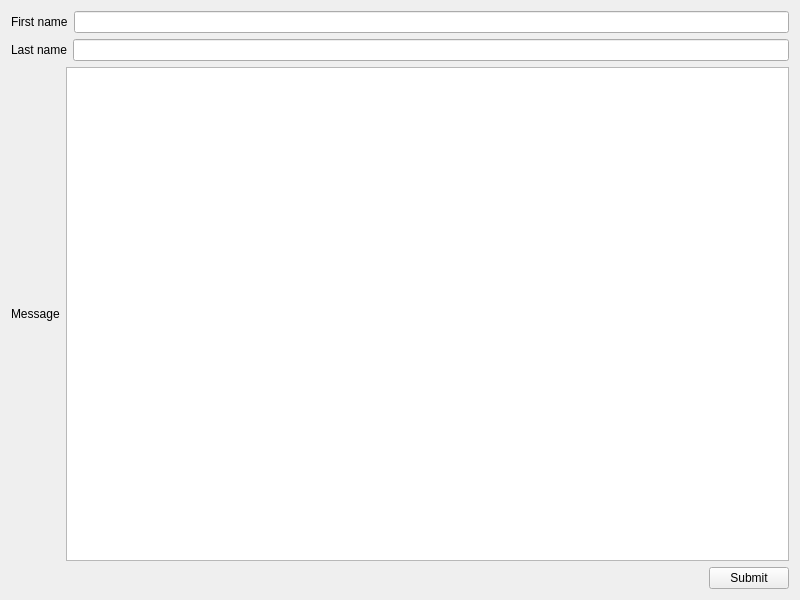
<?xml version="1.0" encoding="UTF-8"?>
<ui version="4.0">
 <class>Widget</class>
 <widget class="QWidget" name="Widget">
  <property name="geometry">
   <rect>
    <x>0</x>
    <y>0</y>
    <width>800</width>
    <height>600</height>
   </rect>
  </property>
  <property name="windowTitle">
   <string>Widget</string>
  </property>
  <layout class="QVBoxLayout" name="verticalLayout">
   <item>
    <layout class="QHBoxLayout" name="horizontalLayout">
     <item>
      <widget class="QLabel" name="label">
       <property name="text">
        <string>First name</string>
       </property>
      </widget>
     </item>
     <item>
      <widget class="QLineEdit" name="firstNameLE"/>
     </item>
    </layout>
   </item>
   <item>
    <layout class="QHBoxLayout" name="horizontalLayout_2">
     <item>
      <widget class="QLabel" name="label_3">
       <property name="text">
        <string>Last name</string>
       </property>
      </widget>
     </item>
     <item>
      <widget class="QLineEdit" name="lastNameLE"/>
     </item>
    </layout>
   </item>
   <item>
    <layout class="QHBoxLayout" name="horizontalLayout_3">
     <item>
      <widget class="QLabel" name="label_2">
       <property name="text">
        <string>Message</string>
       </property>
      </widget>
     </item>
     <item>
      <widget class="QTextEdit" name="messageTextE"/>
     </item>
    </layout>
   </item>
   <item>
    <layout class="QHBoxLayout" name="horizontalLayout_4">
     <item>
      <spacer name="horizontalSpacer">
       <property name="orientation">
        <enum>Qt::Horizontal</enum>
       </property>
       <property name="sizeHint" stdset="0">
        <size>
         <width>40</width>
         <height>20</height>
        </size>
       </property>
      </spacer>
     </item>
     <item>
      <widget class="QPushButton" name="submitBtn">
       <property name="text">
        <string>Submit</string>
       </property>
      </widget>
     </item>
    </layout>
   </item>
  </layout>
 </widget>
 <resources/>
 <connections/>
</ui>
